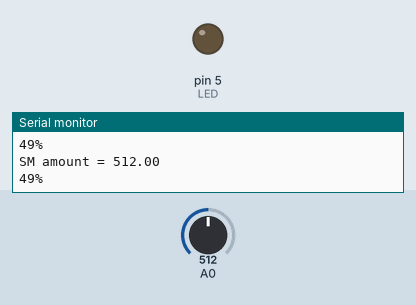
Recording of a sketch running on a simulated Arduino Uno, built with avr-gcc and run on an emulated ATmega328P. Parts: output pins drawn as LEDs (lit = HIGH), the last lines printed to the serial monitor. The inputs (shaded band) are chosen by the test bench; at power-on: A0 = 512.

Above: at 1.3 s.
1.4 s: A0 set to 716
At 2.0 s:
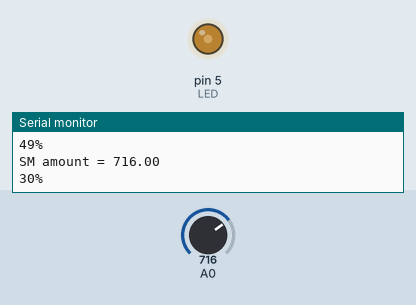
3.0 s: A0 set to 900
At 4.2 s:
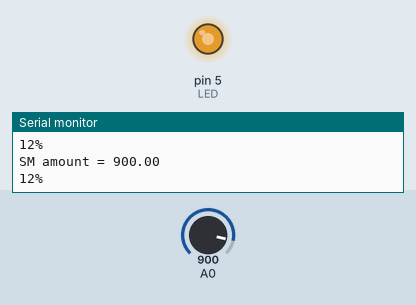
4.5 s: A0 set to 306
At 5.7 s:
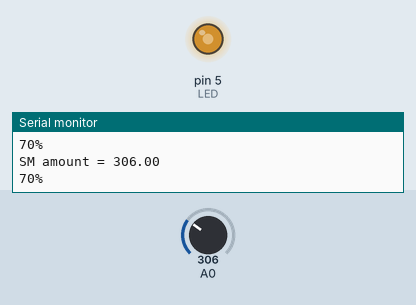
6.0 s: A0 set to 122
At 6.9 s:
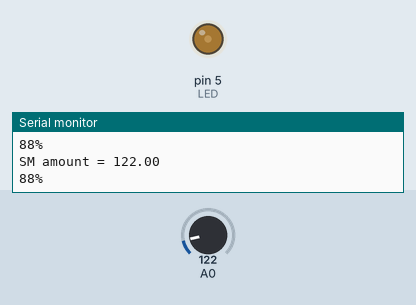
Timing chart, 0 to 8.5 s (numbered marks = the images above; inputs shaded):
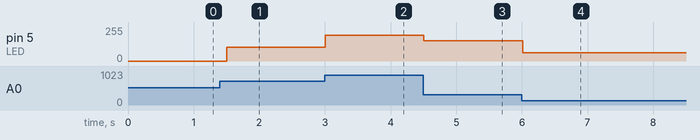

The sketch:

sensor_rotobat_ghodrat_noor.ino
```cpp
#define LED 5
void setup() {
  // put your setup code here, to run once:

Serial.begin(9600);
pinMode(0,INPUT);

 pinMode (0,INPUT);
  pinMode(LED,OUTPUT );
}

void loop() {
  // put your main code here, to run repeatedly:

float i;
int YL69;
i= analogRead(0);
analogWrite(LED,i/2);
YL69 = 100-(i * 100)/1023;
Serial.print("SM amount = ");
Serial.println(i);
Serial.print(YL69);
Serial.println("%");
delay (500);
}
```

Measured:
- after the input at 1.4 s, pin 5 (LED): 0/255 → 102/255 after 0.10 s
- after the input at 3.0 s, pin 5 (LED): 102/255 → 194/255 at once
- after the input at 4.5 s, pin 5 (LED): 194/255 → 153/255 at once
- after the input at 6.0 s, pin 5 (LED): 153/255 → 61/255 at once
